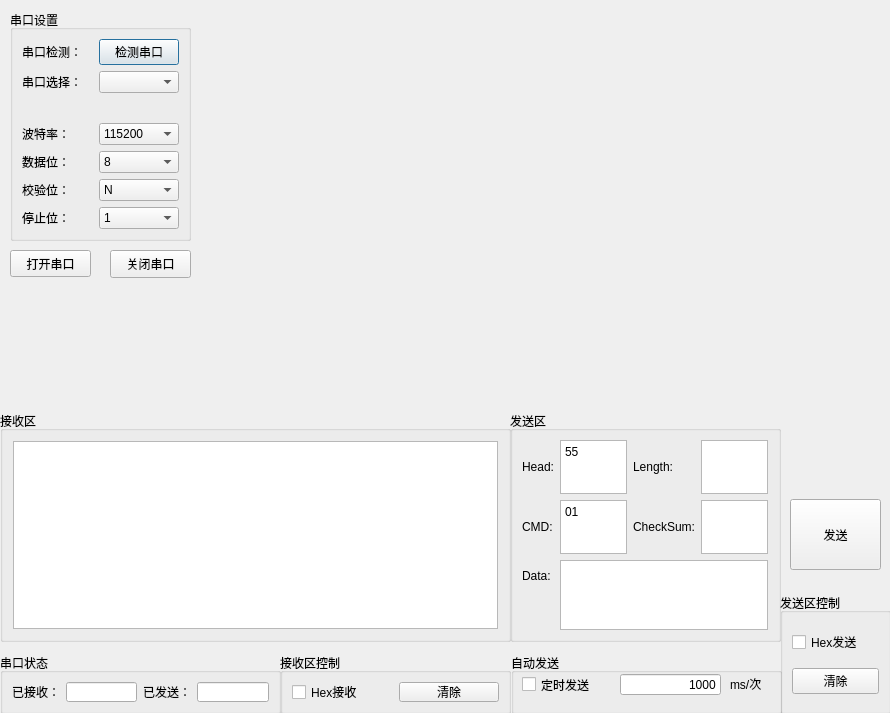
<?xml version="1.0" encoding="UTF-8"?>
<ui version="4.0">
 <class>Form</class>
 <widget class="QWidget" name="Form">
  <property name="geometry">
   <rect>
    <x>0</x>
    <y>0</y>
    <width>890</width>
    <height>713</height>
   </rect>
  </property>
  <property name="windowTitle">
   <string>Form</string>
  </property>
  <widget class="QGroupBox" name="formGroupBox">
   <property name="geometry">
    <rect>
     <x>10</x>
     <y>10</y>
     <width>181</width>
     <height>231</height>
    </rect>
   </property>
   <property name="title">
    <string>串口设置</string>
   </property>
   <layout class="QGridLayout" name="gridLayout_5">
    <item row="4" column="1">
     <widget class="QComboBox" name="s1__box_4">
      <item>
       <property name="text">
        <string>8</string>
       </property>
      </item>
      <item>
       <property name="text">
        <string>7</string>
       </property>
      </item>
      <item>
       <property name="text">
        <string>6</string>
       </property>
      </item>
      <item>
       <property name="text">
        <string>5</string>
       </property>
      </item>
     </widget>
    </item>
    <item row="4" column="0">
     <widget class="QLabel" name="s1__lb_4">
      <property name="text">
       <string>数据位：</string>
      </property>
     </widget>
    </item>
    <item row="6" column="0">
     <widget class="QLabel" name="s1__lb_6">
      <property name="text">
       <string>停止位：</string>
      </property>
     </widget>
    </item>
    <item row="5" column="0">
     <widget class="QLabel" name="s1__lb_5">
      <property name="text">
       <string>校验位：</string>
      </property>
     </widget>
    </item>
    <item row="5" column="1">
     <widget class="QComboBox" name="s1__box_5">
      <item>
       <property name="text">
        <string>N</string>
       </property>
      </item>
     </widget>
    </item>
    <item row="6" column="1">
     <widget class="QComboBox" name="s1__box_6">
      <item>
       <property name="text">
        <string>1</string>
       </property>
      </item>
     </widget>
    </item>
    <item row="0" column="0">
     <widget class="QLabel" name="s1__lb_1">
      <property name="text">
       <string>串口检测：</string>
      </property>
     </widget>
    </item>
    <item row="0" column="1">
     <widget class="QPushButton" name="s1__box_1">
      <property name="text">
       <string>检测串口</string>
      </property>
      <property name="autoRepeatInterval">
       <number>100</number>
      </property>
      <property name="default">
       <bool>true</bool>
      </property>
     </widget>
    </item>
    <item row="1" column="0">
     <widget class="QLabel" name="s1__lb_2">
      <property name="text">
       <string>串口选择：</string>
      </property>
     </widget>
    </item>
    <item row="1" column="1">
     <widget class="QComboBox" name="s1__box_2"/>
    </item>
    <item row="3" column="0">
     <widget class="QLabel" name="s1__lb_3">
      <property name="text">
       <string>波特率：</string>
      </property>
     </widget>
    </item>
    <item row="3" column="1">
     <widget class="QComboBox" name="s1__box_3">
      <item>
       <property name="text">
        <string>115200</string>
       </property>
      </item>
      <item>
       <property name="text">
        <string>2400</string>
       </property>
      </item>
      <item>
       <property name="text">
        <string>4800</string>
       </property>
      </item>
      <item>
       <property name="text">
        <string>9600</string>
       </property>
      </item>
      <item>
       <property name="text">
        <string>14400</string>
       </property>
      </item>
      <item>
       <property name="text">
        <string>19200</string>
       </property>
      </item>
      <item>
       <property name="text">
        <string>38400</string>
       </property>
      </item>
      <item>
       <property name="text">
        <string>57600</string>
       </property>
      </item>
      <item>
       <property name="text">
        <string>76800</string>
       </property>
      </item>
      <item>
       <property name="text">
        <string>12800</string>
       </property>
      </item>
      <item>
       <property name="text">
        <string>230400</string>
       </property>
      </item>
      <item>
       <property name="text">
        <string>460800</string>
       </property>
      </item>
     </widget>
    </item>
    <item row="2" column="0" colspan="2">
     <widget class="QLabel" name="state_label">
      <property name="text">
       <string/>
      </property>
      <property name="textFormat">
       <enum>Qt::AutoText</enum>
      </property>
      <property name="scaledContents">
       <bool>true</bool>
      </property>
      <property name="alignment">
       <set>Qt::AlignRight|Qt::AlignTrailing|Qt::AlignVCenter</set>
      </property>
     </widget>
    </item>
   </layout>
  </widget>
  <widget class="QGroupBox" name="verticalGroupBox">
   <property name="geometry">
    <rect>
     <x>0</x>
     <y>411</y>
     <width>511</width>
     <height>231</height>
    </rect>
   </property>
   <property name="title">
    <string>接收区</string>
   </property>
   <layout class="QVBoxLayout" name="verticalLayout">
    <property name="leftMargin">
     <number>10</number>
    </property>
    <property name="topMargin">
     <number>10</number>
    </property>
    <property name="rightMargin">
     <number>10</number>
    </property>
    <property name="bottomMargin">
     <number>10</number>
    </property>
    <item>
     <widget class="QTextBrowser" name="s2__receive_text"/>
    </item>
   </layout>
  </widget>
  <widget class="QGroupBox" name="verticalGroupBox_2">
   <property name="geometry">
    <rect>
     <x>510</x>
     <y>411</y>
     <width>271</width>
     <height>231</height>
    </rect>
   </property>
   <property name="title">
    <string>发送区</string>
   </property>
   <layout class="QGridLayout" name="gridLayout">
    <item row="1" column="0">
     <widget class="QLabel" name="label_4">
      <property name="text">
       <string>CMD:</string>
      </property>
     </widget>
    </item>
    <item row="0" column="1">
     <widget class="QTextEdit" name="s3__send_Head">
      <property name="html">
       <string>&lt;!DOCTYPE HTML PUBLIC &quot;-//W3C//DTD HTML 4.0//EN&quot; &quot;http://www.w3.org/TR/REC-html40/strict.dtd&quot;&gt;
&lt;html&gt;&lt;head&gt;&lt;meta name=&quot;qrichtext&quot; content=&quot;1&quot; /&gt;&lt;style type=&quot;text/css&quot;&gt;
p, li { white-space: pre-wrap; }
&lt;/style&gt;&lt;/head&gt;&lt;body style=&quot; font-family:'SimSun'; font-size:9pt; font-weight:400; font-style:normal;&quot;&gt;
&lt;p style=&quot; margin-top:0px; margin-bottom:0px; margin-left:0px; margin-right:0px; -qt-block-indent:0; text-indent:0px;&quot;&gt;55&lt;/p&gt;&lt;/body&gt;&lt;/html&gt;</string>
      </property>
     </widget>
    </item>
    <item row="1" column="1">
     <widget class="QTextEdit" name="s3__send_CMD">
      <property name="html">
       <string>&lt;!DOCTYPE HTML PUBLIC &quot;-//W3C//DTD HTML 4.0//EN&quot; &quot;http://www.w3.org/TR/REC-html40/strict.dtd&quot;&gt;
&lt;html&gt;&lt;head&gt;&lt;meta name=&quot;qrichtext&quot; content=&quot;1&quot; /&gt;&lt;style type=&quot;text/css&quot;&gt;
p, li { white-space: pre-wrap; }
&lt;/style&gt;&lt;/head&gt;&lt;body style=&quot; font-family:'SimSun'; font-size:9pt; font-weight:400; font-style:normal;&quot;&gt;
&lt;p style=&quot; margin-top:0px; margin-bottom:0px; margin-left:0px; margin-right:0px; -qt-block-indent:0; text-indent:0px;&quot;&gt;01&lt;/p&gt;&lt;/body&gt;&lt;/html&gt;</string>
      </property>
     </widget>
    </item>
    <item row="0" column="3">
     <widget class="QTextEdit" name="s3__send_Length">
      <property name="html">
       <string>&lt;!DOCTYPE HTML PUBLIC &quot;-//W3C//DTD HTML 4.0//EN&quot; &quot;http://www.w3.org/TR/REC-html40/strict.dtd&quot;&gt;
&lt;html&gt;&lt;head&gt;&lt;meta name=&quot;qrichtext&quot; content=&quot;1&quot; /&gt;&lt;style type=&quot;text/css&quot;&gt;
p, li { white-space: pre-wrap; }
&lt;/style&gt;&lt;/head&gt;&lt;body style=&quot; font-family:'SimSun'; font-size:9pt; font-weight:400; font-style:normal;&quot;&gt;
&lt;p style=&quot;-qt-paragraph-type:empty; margin-top:0px; margin-bottom:0px; margin-left:0px; margin-right:0px; -qt-block-indent:0; text-indent:0px;&quot;&gt;&lt;br /&gt;&lt;/p&gt;&lt;/body&gt;&lt;/html&gt;</string>
      </property>
     </widget>
    </item>
    <item row="0" column="0">
     <widget class="QLabel" name="label_3">
      <property name="text">
       <string>Head:</string>
      </property>
     </widget>
    </item>
    <item row="0" column="2">
     <widget class="QLabel" name="label_5">
      <property name="text">
       <string>Length:</string>
      </property>
     </widget>
    </item>
    <item row="1" column="3">
     <widget class="QTextEdit" name="s3__send_CheckSum">
      <property name="html">
       <string>&lt;!DOCTYPE HTML PUBLIC &quot;-//W3C//DTD HTML 4.0//EN&quot; &quot;http://www.w3.org/TR/REC-html40/strict.dtd&quot;&gt;
&lt;html&gt;&lt;head&gt;&lt;meta name=&quot;qrichtext&quot; content=&quot;1&quot; /&gt;&lt;style type=&quot;text/css&quot;&gt;
p, li { white-space: pre-wrap; }
&lt;/style&gt;&lt;/head&gt;&lt;body style=&quot; font-family:'SimSun'; font-size:9pt; font-weight:400; font-style:normal;&quot;&gt;
&lt;p style=&quot;-qt-paragraph-type:empty; margin-top:0px; margin-bottom:0px; margin-left:0px; margin-right:0px; -qt-block-indent:0; text-indent:0px;&quot;&gt;&lt;br /&gt;&lt;/p&gt;&lt;/body&gt;&lt;/html&gt;</string>
      </property>
     </widget>
    </item>
    <item row="1" column="2">
     <widget class="QLabel" name="label_7">
      <property name="text">
       <string>CheckSum:</string>
      </property>
     </widget>
    </item>
    <item row="2" column="0">
     <widget class="QLabel" name="label_6">
      <property name="text">
       <string>Data:</string>
      </property>
     </widget>
    </item>
    <item row="2" column="1" rowspan="2" colspan="3">
     <widget class="QTextEdit" name="s3__send_Data">
      <property name="html">
       <string>&lt;!DOCTYPE HTML PUBLIC &quot;-//W3C//DTD HTML 4.0//EN&quot; &quot;http://www.w3.org/TR/REC-html40/strict.dtd&quot;&gt;
&lt;html&gt;&lt;head&gt;&lt;meta name=&quot;qrichtext&quot; content=&quot;1&quot; /&gt;&lt;style type=&quot;text/css&quot;&gt;
p, li { white-space: pre-wrap; }
&lt;/style&gt;&lt;/head&gt;&lt;body style=&quot; font-family:'SimSun'; font-size:9pt; font-weight:400; font-style:normal;&quot;&gt;
&lt;p style=&quot;-qt-paragraph-type:empty; margin-top:0px; margin-bottom:0px; margin-left:0px; margin-right:0px; -qt-block-indent:0; text-indent:0px;&quot;&gt;&lt;br /&gt;&lt;/p&gt;&lt;/body&gt;&lt;/html&gt;</string>
      </property>
     </widget>
    </item>
   </layout>
  </widget>
  <widget class="QGroupBox" name="formGroupBox">
   <property name="geometry">
    <rect>
     <x>0</x>
     <y>653</y>
     <width>281</width>
     <height>61</height>
    </rect>
   </property>
   <property name="title">
    <string>串口状态</string>
   </property>
   <layout class="QGridLayout" name="gridLayout_3">
    <item row="0" column="0">
     <widget class="QLabel" name="label">
      <property name="text">
       <string>已接收：</string>
      </property>
     </widget>
    </item>
    <item row="0" column="1">
     <widget class="QLineEdit" name="lineEdit"/>
    </item>
    <item row="0" column="3">
     <widget class="QLineEdit" name="lineEdit_2"/>
    </item>
    <item row="0" column="2">
     <widget class="QLabel" name="label_2">
      <property name="text">
       <string>已发送：</string>
      </property>
     </widget>
    </item>
   </layout>
  </widget>
  <widget class="QGroupBox" name="groupBox">
   <property name="geometry">
    <rect>
     <x>511</x>
     <y>653</y>
     <width>271</width>
     <height>61</height>
    </rect>
   </property>
   <property name="title">
    <string>自动发送</string>
   </property>
   <widget class="QCheckBox" name="timer_send_cb">
    <property name="geometry">
     <rect>
      <x>11</x>
      <y>22</y>
      <width>87</width>
      <height>19</height>
     </rect>
    </property>
    <property name="text">
     <string>定时发送</string>
    </property>
   </widget>
   <widget class="QLabel" name="dw">
    <property name="geometry">
     <rect>
      <x>219</x>
      <y>23</y>
      <width>51</width>
      <height>16</height>
     </rect>
    </property>
    <property name="text">
     <string>ms/次</string>
    </property>
   </widget>
   <widget class="QLineEdit" name="lineEdit_3">
    <property name="geometry">
     <rect>
      <x>109</x>
      <y>21</y>
      <width>101</width>
      <height>21</height>
     </rect>
    </property>
    <property name="text">
     <string>1000</string>
    </property>
    <property name="alignment">
     <set>Qt::AlignRight|Qt::AlignTrailing|Qt::AlignVCenter</set>
    </property>
   </widget>
  </widget>
  <widget class="QPushButton" name="open_button">
   <property name="geometry">
    <rect>
     <x>10</x>
     <y>250</y>
     <width>81</width>
     <height>27</height>
    </rect>
   </property>
   <property name="text">
    <string>打开串口</string>
   </property>
  </widget>
  <widget class="QPushButton" name="close_button">
   <property name="geometry">
    <rect>
     <x>110</x>
     <y>250</y>
     <width>81</width>
     <height>28</height>
    </rect>
   </property>
   <property name="text">
    <string>关闭串口</string>
   </property>
  </widget>
  <widget class="QGroupBox" name="groupBox_2">
   <property name="geometry">
    <rect>
     <x>280</x>
     <y>653</y>
     <width>231</width>
     <height>61</height>
    </rect>
   </property>
   <property name="title">
    <string>接收区控制</string>
   </property>
   <layout class="QGridLayout" name="gridLayout_2">
    <item row="0" column="0">
     <widget class="QCheckBox" name="hex_receive">
      <property name="text">
       <string>Hex接收</string>
      </property>
     </widget>
    </item>
    <item row="0" column="1">
     <widget class="QPushButton" name="s2__clear_button">
      <property name="text">
       <string>清除</string>
      </property>
     </widget>
    </item>
   </layout>
  </widget>
  <widget class="QGroupBox" name="groupBox_3">
   <property name="geometry">
    <rect>
     <x>780</x>
     <y>593</y>
     <width>111</width>
     <height>121</height>
    </rect>
   </property>
   <property name="title">
    <string>发送区控制</string>
   </property>
   <layout class="QGridLayout" name="gridLayout_4">
    <item row="1" column="1">
     <widget class="QPushButton" name="s3__clear_button">
      <property name="text">
       <string>清除</string>
      </property>
     </widget>
    </item>
    <item row="0" column="1">
     <widget class="QCheckBox" name="hex_send">
      <property name="text">
       <string>Hex发送</string>
      </property>
     </widget>
    </item>
   </layout>
  </widget>
  <widget class="QPushButton" name="s3__send_button">
   <property name="geometry">
    <rect>
     <x>790</x>
     <y>499</y>
     <width>91</width>
     <height>71</height>
    </rect>
   </property>
   <property name="text">
    <string>发送</string>
   </property>
  </widget>
  <zorder>verticalGroupBox</zorder>
  <zorder>verticalGroupBox_2</zorder>
  <zorder>formGroupBox</zorder>
  <zorder>formGroupBox</zorder>
  <zorder>groupBox</zorder>
  <zorder>open_button</zorder>
  <zorder>close_button</zorder>
  <zorder>groupBox_2</zorder>
  <zorder>groupBox_3</zorder>
  <zorder>s3__send_button</zorder>
 </widget>
 <resources/>
 <connections/>
</ui>
